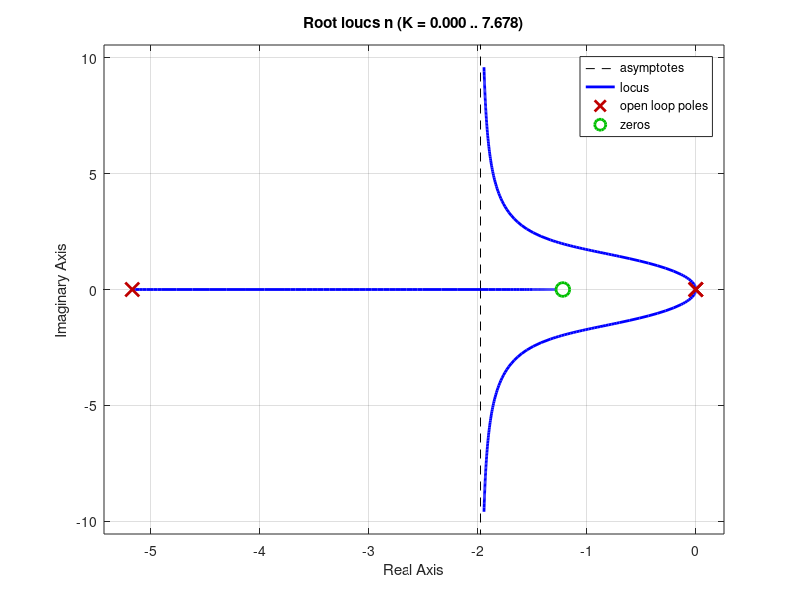

Recreate this plot in MATLAB.
num = 0.2884; den =[1 0 0];
g = tf(num, den);
Kc = 45.45; z=1.22;  p=5.17;
numh=Kc * [1 z];  denh = [1 p];
h=tf(numh, denh);
n = series(h,g);
rlocus(n)